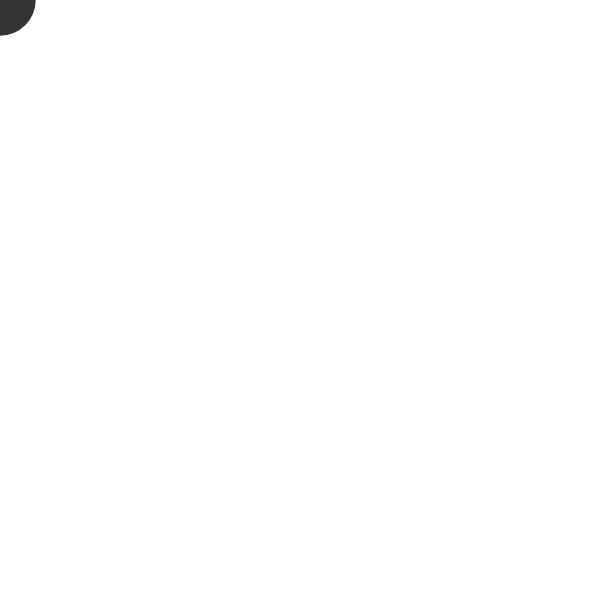
Frame 1 (no input)
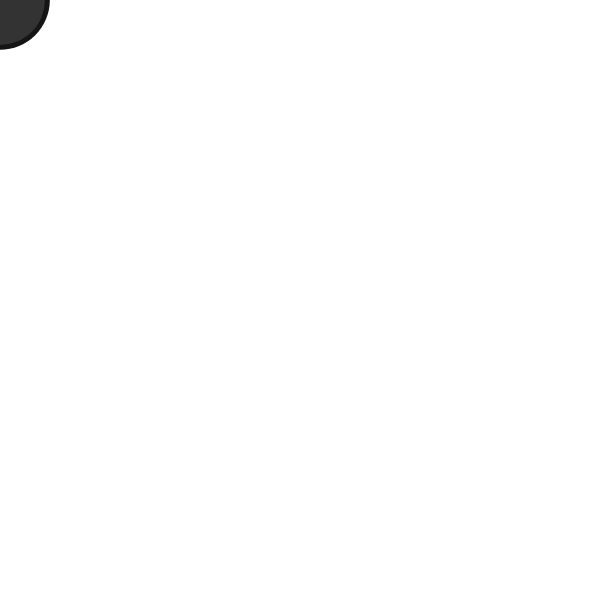
Frame 60 (no input)
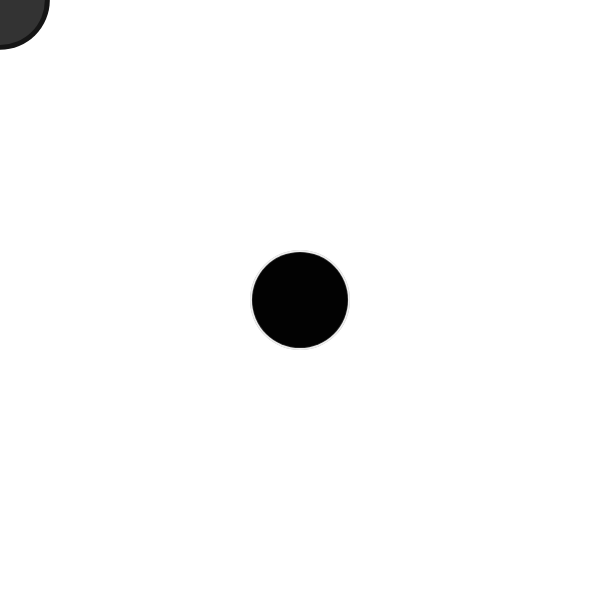
Frame 120 (the mouse pressed at the canvas centre since frame 60)

The p5.js sketch that drew these frames (run headless with seeded random() and noise() and a simulated clock; from frame 60 on, the mouse is pressed at the canvas centre):

// p5.js sketch
// ── sketch.js
function setup() {
  createCanvas(600,600);
  background(255);
}

function draw() {
  // create two random variables
  var randomNumber = random(100);
  var randomColour = random(255);

  // change stroke colour
  stroke(randomColour);
  // print number to console
  print(randomNumber);
  // change stroke thickness
  strokeWeight(randomNumber);
  // draw a point at mouse position
  point(mouseX,mouseY);
}
